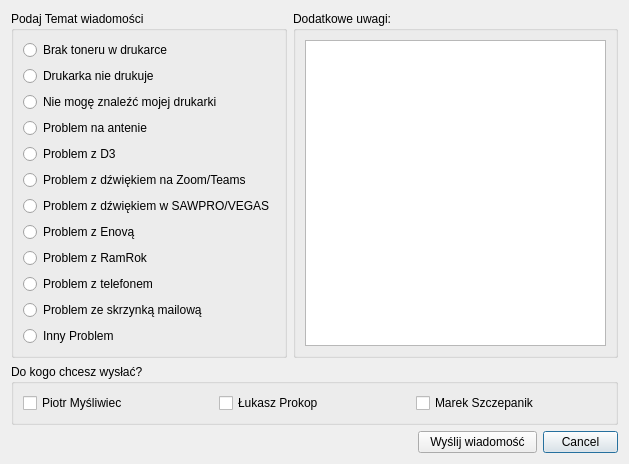
<?xml version="1.0" encoding="UTF-8"?>
<ui version="4.0">
 <class>send</class>
 <widget class="QDialog" name="send">
  <property name="geometry">
   <rect>
    <x>0</x>
    <y>0</y>
    <width>613</width>
    <height>441</height>
   </rect>
  </property>
  <property name="windowTitle">
   <string>Dialog</string>
  </property>
  <layout class="QGridLayout" name="gridLayout_2">
   <item row="1" column="0" colspan="4">
    <widget class="QGroupBox" name="who">
     <property name="title">
      <string>Do kogo chcesz wysłać?</string>
     </property>
     <layout class="QHBoxLayout" name="horizontalLayout">
      <item>
       <widget class="QCheckBox" name="piotr">
        <property name="text">
         <string>Piotr Myśliwiec</string>
        </property>
       </widget>
      </item>
      <item>
       <widget class="QCheckBox" name="luke">
        <property name="text">
         <string>Łukasz Prokop</string>
        </property>
       </widget>
      </item>
      <item>
       <widget class="QCheckBox" name="markus">
        <property name="text">
         <string>Marek Szczepanik</string>
        </property>
       </widget>
      </item>
     </layout>
    </widget>
   </item>
   <item row="0" column="1" colspan="3">
    <widget class="QGroupBox" name="what">
     <property name="minimumSize">
      <size>
       <width>325</width>
       <height>0</height>
      </size>
     </property>
     <property name="title">
      <string>Dodatkowe uwagi:</string>
     </property>
     <layout class="QGridLayout" name="gridLayout">
      <item row="0" column="0">
       <widget class="QTextEdit" name="type_prob"/>
      </item>
     </layout>
    </widget>
   </item>
   <item row="0" column="0">
    <widget class="QGroupBox" name="type">
     <property name="title">
      <string>Podaj Temat wiadomości</string>
     </property>
     <layout class="QGridLayout" name="gridLayout_3">
      <item row="0" column="0">
       <widget class="QRadioButton" name="NoTonerProb">
        <property name="text">
         <string>Brak toneru w drukarce</string>
        </property>
       </widget>
      </item>
      <item row="5" column="0">
       <widget class="QRadioButton" name="ZoomTeamsProb">
        <property name="text">
         <string>Problem z dźwiękiem na Zoom/Teams</string>
        </property>
       </widget>
      </item>
      <item row="3" column="0">
       <widget class="QRadioButton" name="BIG_INCIDENT">
        <property name="text">
         <string>Problem na antenie</string>
        </property>
       </widget>
      </item>
      <item row="9" column="0">
       <widget class="QRadioButton" name="phoneProb">
        <property name="text">
         <string>Problem z telefonem</string>
        </property>
       </widget>
      </item>
      <item row="10" column="0">
       <widget class="QRadioButton" name="mailProb">
        <property name="text">
         <string>Problem ze skrzynką mailową</string>
        </property>
       </widget>
      </item>
      <item row="8" column="0">
       <widget class="QRadioButton" name="RamrokProb">
        <property name="text">
         <string>Problem z RamRok</string>
        </property>
       </widget>
      </item>
      <item row="7" column="0">
       <widget class="QRadioButton" name="EnovaProb">
        <property name="text">
         <string>Problem z Enovą</string>
        </property>
       </widget>
      </item>
      <item row="6" column="0">
       <widget class="QRadioButton" name="VegasProb">
        <property name="acceptDrops">
         <bool>false</bool>
        </property>
        <property name="text">
         <string>Problem z dźwiękiem w SAWPRO/VEGAS</string>
        </property>
       </widget>
      </item>
      <item row="1" column="0">
       <widget class="QRadioButton" name="PrinterNotWork">
        <property name="text">
         <string>Drukarka nie drukuje</string>
        </property>
       </widget>
      </item>
      <item row="4" column="0">
       <widget class="QRadioButton" name="d3Prob">
        <property name="text">
         <string>Problem z D3</string>
        </property>
       </widget>
      </item>
      <item row="2" column="0">
       <widget class="QRadioButton" name="PrinterNotFound">
        <property name="text">
         <string>Nie mogę znaleźć mojej drukarki</string>
        </property>
       </widget>
      </item>
      <item row="11" column="0">
       <widget class="QRadioButton" name="otherProb">
        <property name="text">
         <string>Inny Problem</string>
        </property>
       </widget>
      </item>
     </layout>
    </widget>
   </item>
   <item row="2" column="3">
    <widget class="QDialogButtonBox" name="buttonBox">
     <property name="maximumSize">
      <size>
       <width>75</width>
       <height>16777215</height>
      </size>
     </property>
     <property name="orientation">
      <enum>Qt::Horizontal</enum>
     </property>
     <property name="standardButtons">
      <set>QDialogButtonBox::Cancel</set>
     </property>
     <property name="centerButtons">
      <bool>false</bool>
     </property>
    </widget>
   </item>
   <item row="2" column="2">
    <widget class="QPushButton" name="sendButton">
     <property name="maximumSize">
      <size>
       <width>150</width>
       <height>16777215</height>
      </size>
     </property>
     <property name="text">
      <string>Wyślij wiadomość</string>
     </property>
    </widget>
   </item>
  </layout>
 </widget>
 <resources/>
 <connections>
  <connection>
   <sender>buttonBox</sender>
   <signal>accepted()</signal>
   <receiver>send</receiver>
   <slot>accept()</slot>
   <hints>
    <hint type="sourcelabel">
     <x>248</x>
     <y>254</y>
    </hint>
    <hint type="destinationlabel">
     <x>157</x>
     <y>274</y>
    </hint>
   </hints>
  </connection>
  <connection>
   <sender>buttonBox</sender>
   <signal>rejected()</signal>
   <receiver>send</receiver>
   <slot>reject()</slot>
   <hints>
    <hint type="sourcelabel">
     <x>316</x>
     <y>260</y>
    </hint>
    <hint type="destinationlabel">
     <x>286</x>
     <y>274</y>
    </hint>
   </hints>
  </connection>
 </connections>
</ui>
